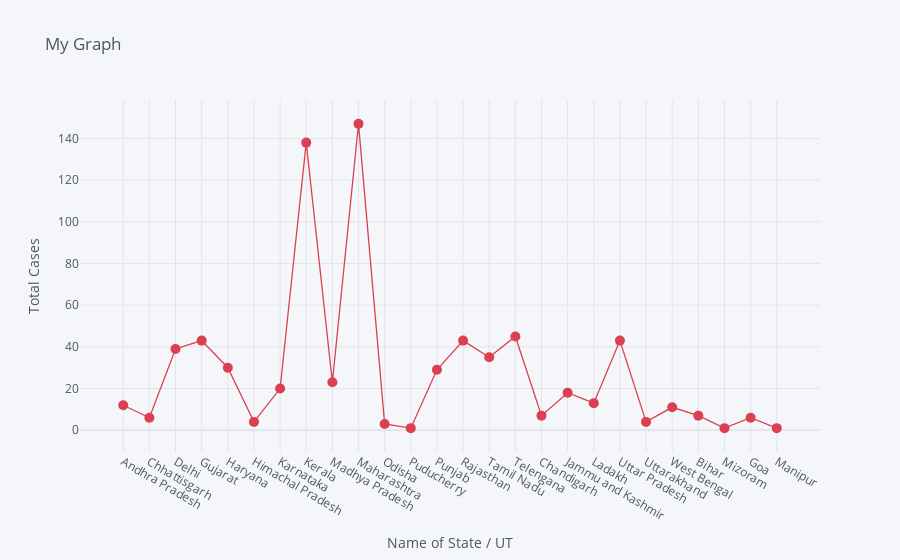

The cell this chart's notebook holds for it:
### Code cell
#ploty
df.iplot(kind='scatter',x='Name of State / UT',y='Total Cases',mode='markers+lines',title='My Graph',xTitle='Name of State / UT',yTitle='Total Cases',colors='red',size=10)

### Figure 1 — Plotly figure (JSON) as saved in the notebook; plotly's stock layout.template omitted (floating-point values rounded to 4 significant figures)
{"data": [{"line": {"color": "rgba(219, 64, 82, 1.0)", "dash": "solid", "shape": "linear", "width": 1.3}, "marker": {"size": 10, "symbol": "circle"}, "mode": "markers+lines", "name": "Total Cases", "text": "", "type": "scatter", "x": ["Andhra Pradesh", "Chhattisgarh", "Delhi", "Gujarat", "Haryana", "Himachal Pradesh", "Karnataka", "Kerala", "Madhya Pradesh", "Maharashtra", "Odisha", "Puducherry", "Punjab", "Rajasthan", "Tamil Nadu", "Telengana", "Chandigarh", "Jammu and Kashmir", "Ladakh", "Uttar Pradesh", "Uttarakhand", "West Bengal", "Bihar", "Mizoram", "Goa", "Manipur"], "y": [12, 6, 39, 43, 30, 4, 20, 138, 23, 147, 3, 1, 29, 43, 35, 45, 7, 18, 13, 43, 4, 11, 7, 1, 6, 1]}], "layout": {"legend": {"bgcolor": "#F5F6F9", "font": {"color": "#4D5663"}}, "paper_bgcolor": "#F5F6F9", "plot_bgcolor": "#F5F6F9", "title": {"font": {"color": "#4D5663"}, "text": "My Graph"}, "xaxis": {"gridcolor": "#E1E5ED", "showgrid": true, "tickfont": {"color": "#4D5663"}, "title": {"font": {"color": "#4D5663"}, "text": "Name of State / UT"}, "zerolinecolor": "#E1E5ED"}, "yaxis": {"gridcolor": "#E1E5ED", "showgrid": true, "tickfont": {"color": "#4D5663"}, "title": {"font": {"color": "#4D5663"}, "text": "Total Cases"}, "zerolinecolor": "#E1E5ED"}}}
